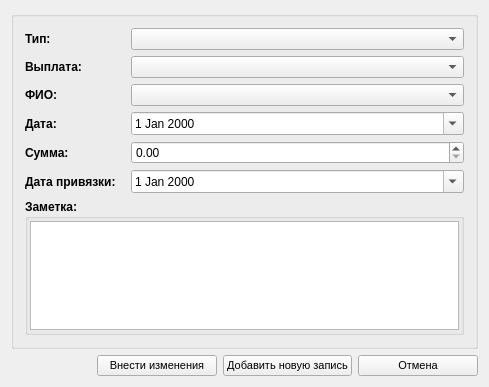
<?xml version="1.0" encoding="UTF-8"?>
<ui version="4.0">
 <class>ZPayments2FioForm</class>
 <widget class="QWidget" name="ZPayments2FioForm">
  <property name="geometry">
   <rect>
    <x>0</x>
    <y>0</y>
    <width>489</width>
    <height>387</height>
   </rect>
  </property>
  <property name="minimumSize">
   <size>
    <width>480</width>
    <height>200</height>
   </size>
  </property>
  <property name="windowTitle">
   <string>Добавление (изменение) данных по выплатам (вычетам)</string>
  </property>
  <property name="windowIcon">
   <iconset resource="../DSV.qrc">
    <normaloff>:/images/add.png</normaloff>:/images/add.png</iconset>
  </property>
  <property name="styleSheet">
   <string notr="true"/>
  </property>
  <layout class="QVBoxLayout" name="verticalLayout">
   <item>
    <widget class="QGroupBox" name="requiredBox">
     <property name="title">
      <string/>
     </property>
     <layout class="QGridLayout" name="gridLayout_2">
      <item row="0" column="0">
       <widget class="QLabel" name="lblSectionPlus">
        <property name="font">
         <font>
          <weight>75</weight>
          <bold>true</bold>
         </font>
        </property>
        <property name="text">
         <string>Тип:</string>
        </property>
       </widget>
      </item>
      <item row="0" column="1">
       <widget class="QComboBox" name="cboMode"/>
      </item>
      <item row="1" column="0">
       <widget class="QLabel" name="lblPayment">
        <property name="maximumSize">
         <size>
          <width>100</width>
          <height>16777215</height>
         </size>
        </property>
        <property name="font">
         <font>
          <weight>75</weight>
          <bold>true</bold>
         </font>
        </property>
        <property name="text">
         <string>Выплата:</string>
        </property>
       </widget>
      </item>
      <item row="3" column="1">
       <widget class="QDateEdit" name="dateEdit">
        <property name="calendarPopup">
         <bool>true</bool>
        </property>
       </widget>
      </item>
      <item row="3" column="0">
       <widget class="QLabel" name="nameText">
        <property name="font">
         <font>
          <weight>75</weight>
          <bold>true</bold>
         </font>
        </property>
        <property name="text">
         <string>Дата:</string>
        </property>
       </widget>
      </item>
      <item row="1" column="1">
       <widget class="QComboBox" name="cboPayment"/>
      </item>
      <item row="2" column="0">
       <widget class="QLabel" name="lblSectionPlus_3">
        <property name="font">
         <font>
          <weight>75</weight>
          <bold>true</bold>
         </font>
        </property>
        <property name="text">
         <string>ФИО:</string>
        </property>
       </widget>
      </item>
      <item row="2" column="1">
       <widget class="QComboBox" name="cboFIO"/>
      </item>
      <item row="4" column="0">
       <widget class="QLabel" name="nameText_3">
        <property name="font">
         <font>
          <weight>75</weight>
          <bold>true</bold>
         </font>
        </property>
        <property name="text">
         <string>Сумма:</string>
        </property>
       </widget>
      </item>
      <item row="4" column="1">
       <widget class="QDoubleSpinBox" name="spinVal">
        <property name="maximum">
         <double>99999999.989999994635582</double>
        </property>
       </widget>
      </item>
      <item row="5" column="0">
       <widget class="QLabel" name="nameText_2">
        <property name="font">
         <font>
          <weight>75</weight>
          <bold>true</bold>
         </font>
        </property>
        <property name="text">
         <string>Дата привязки:</string>
        </property>
       </widget>
      </item>
      <item row="5" column="1">
       <widget class="QDateEdit" name="dateLinkEdit">
        <property name="calendarPopup">
         <bool>true</bool>
        </property>
       </widget>
      </item>
      <item row="6" column="0" colspan="2">
       <widget class="QGroupBox" name="pnlComment">
        <property name="font">
         <font>
          <weight>75</weight>
          <bold>true</bold>
         </font>
        </property>
        <property name="title">
         <string>Заметка:</string>
        </property>
        <layout class="QGridLayout" name="gridLayout">
         <property name="leftMargin">
          <number>2</number>
         </property>
         <property name="topMargin">
          <number>2</number>
         </property>
         <property name="rightMargin">
          <number>2</number>
         </property>
         <property name="bottomMargin">
          <number>2</number>
         </property>
         <property name="spacing">
          <number>1</number>
         </property>
         <item row="0" column="0">
          <widget class="QTextEdit" name="txtComment">
           <property name="font">
            <font>
             <weight>50</weight>
             <bold>false</bold>
            </font>
           </property>
          </widget>
         </item>
        </layout>
       </widget>
      </item>
     </layout>
    </widget>
   </item>
   <item>
    <layout class="QHBoxLayout" name="horizontalLayout">
     <item>
      <spacer name="horizontalSpacer">
       <property name="orientation">
        <enum>Qt::Horizontal</enum>
       </property>
       <property name="sizeHint" stdset="0">
        <size>
         <width>40</width>
         <height>20</height>
        </size>
       </property>
      </spacer>
     </item>
     <item>
      <widget class="QPushButton" name="cmdSave">
       <property name="minimumSize">
        <size>
         <width>120</width>
         <height>0</height>
        </size>
       </property>
       <property name="font">
        <font>
         <family>MS Shell Dlg 2</family>
         <pointsize>8</pointsize>
        </font>
       </property>
       <property name="text">
        <string>Внести изменения</string>
       </property>
       <property name="icon">
        <iconset resource="../DSV.qrc">
         <normaloff>:/images/add.png</normaloff>:/images/add.png</iconset>
       </property>
       <property name="iconSize">
        <size>
         <width>24</width>
         <height>24</height>
        </size>
       </property>
      </widget>
     </item>
     <item>
      <widget class="QPushButton" name="cmdSaveNew">
       <property name="minimumSize">
        <size>
         <width>120</width>
         <height>0</height>
        </size>
       </property>
       <property name="font">
        <font>
         <family>MS Shell Dlg 2</family>
         <pointsize>8</pointsize>
        </font>
       </property>
       <property name="text">
        <string>Добавить новую запись</string>
       </property>
       <property name="icon">
        <iconset resource="../DSV.qrc">
         <normaloff>:/images/add.png</normaloff>:/images/add.png</iconset>
       </property>
       <property name="iconSize">
        <size>
         <width>24</width>
         <height>24</height>
        </size>
       </property>
      </widget>
     </item>
     <item>
      <widget class="QPushButton" name="cmdCancel">
       <property name="minimumSize">
        <size>
         <width>120</width>
         <height>0</height>
        </size>
       </property>
       <property name="font">
        <font>
         <family>MS Shell Dlg 2</family>
         <pointsize>8</pointsize>
        </font>
       </property>
       <property name="text">
        <string>Отмена</string>
       </property>
       <property name="icon">
        <iconset resource="../DSV.qrc">
         <normaloff>:/images/error.png</normaloff>:/images/error.png</iconset>
       </property>
       <property name="iconSize">
        <size>
         <width>24</width>
         <height>24</height>
        </size>
       </property>
      </widget>
     </item>
    </layout>
   </item>
  </layout>
 </widget>
 <layoutdefault spacing="6" margin="11"/>
 <resources>
  <include location="../DSV.qrc"/>
 </resources>
 <connections>
  <connection>
   <sender>cmdCancel</sender>
   <signal>clicked()</signal>
   <receiver>ZPayments2FioForm</receiver>
   <slot>close()</slot>
   <hints>
    <hint type="sourcelabel">
     <x>423</x>
     <y>337</y>
    </hint>
    <hint type="destinationlabel">
     <x>246</x>
     <y>181</y>
    </hint>
   </hints>
  </connection>
 </connections>
</ui>
